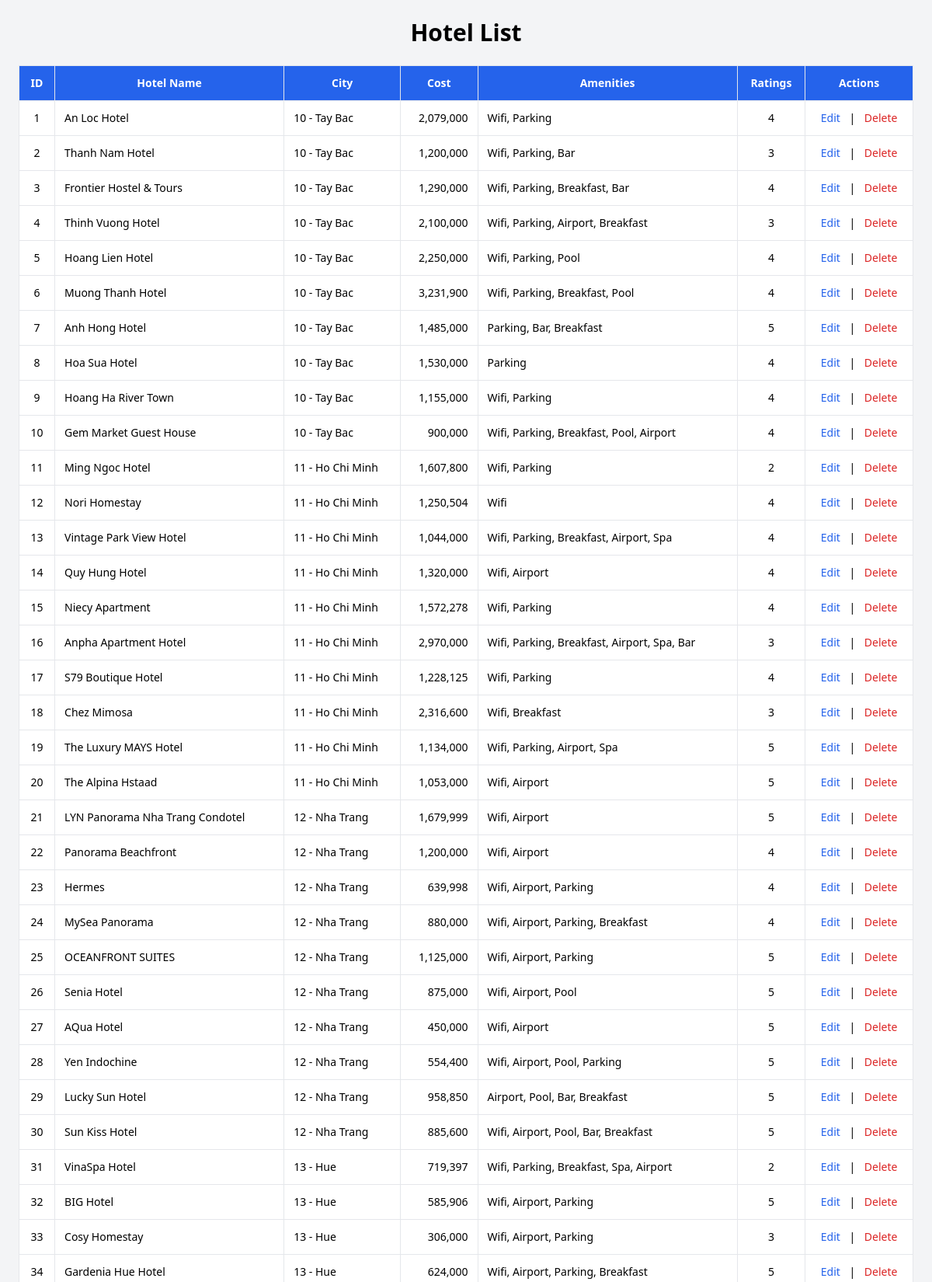
The page /admin/adminviewhotel.php (upper part) on the database its author committed.
### tables this page shows
CREATE TABLE `hotels` (
  `hotelid` int NOT NULL AUTO_INCREMENT,
  `hotel` varchar(255) NOT NULL,
  `cityid` int DEFAULT NULL,
  `cost` bigint DEFAULT NULL,
  `amenities` text,
  `ratings` int DEFAULT NULL,
  PRIMARY KEY (`hotelid`),
  KEY `hotels_ibfk_1` (`cityid`),
  CONSTRAINT `hotels_ibfk_1` FOREIGN KEY (`cityid`) REFERENCES `cities` (`cityid`) ON DELETE CASCADE
);

### admin/adminviewhotel.php (the view, shortened to what this page needs)
<?php
include '../dbconnect.php';
$result = $conn->query("SELECT * FROM hotels");
$cities_result = $conn->query("SELECT cityid, city FROM cities");
$city_options = [];
while ($city = $cities_result->fetch_assoc()) {
    $city_options[$city['cityid']] = $city['city'];
}
?>
<!DOCTYPE html>
<html lang="en">
<head>
    <script src="https://cdn.tailwindcss.com"></script>
    <link rel="stylesheet" type="text/css" href="../css/adminviewhotel.css">
</head>
<body class="bg-gray-100 p-6">
    <div class="max-w-7xl mx-auto">
        <h2 class="text-3xl font-bold mb-6 text-center">Hotel List</h2>
        <div class="overflow-x-auto mb-10">
            <table class="min-w-full bg-white border border-gray-300 shadow-sm rounded-lg text-sm">
                <thead class="bg-blue-600 text-white">
                    <tr>
                        <th class="p-3 border">ID</th>
                        <th class="p-3 border">Hotel Name</th>
                        <th class="p-3 border">City</th>
                        <th class="p-3 border">Cost</th>
                        <th class="p-3 border">Amenities</th>
                        <th class="p-3 border">Ratings</th>
                        <th class="p-3 border">Actions</th>
                    </tr>
                </thead>
                <tbody>
                <?php while ($row = $result->fetch_assoc()) { ?>
                    <tr class="hover:bg-gray-50">
                        <td class="p-3 border text-center"><?= $row["hotelid"] ?></td>
                        <td class="p-3 border"><?= htmlspecialchars($row["hotel"]) ?></td>
                        <td class="p-3 border"><?= $row["cityid"] ?> - <?= $city_options[$row["cityid"]] ?? "Unknown" ?></td>
                        <td class="p-3 border text-right"><?= number_format($row["cost"]) ?></td>
                        <td class="p-3 border"><?= nl2br(htmlspecialchars($row["amenities"])) ?></td>
                        <td class="p-3 border text-center"><?= $row["ratings"] ?></td>
                        <td class="p-3 border text-center">
                            <a href="?edit=<?= $row["hotelid"] ?>" class="text-blue-600 hover:underline mr-2">Edit</a> |
                            <a href="?delete=<?= $row["hotelid"] ?>" class="text-red-600 hover:underline ml-2" onclick="return confirm('Delete this hotel?')">Delete</a>
                        </td>
                    </tr>
                <?php } ?>
                </tbody>
            </table>
        </div>
    </div>
</body>
</html>

### rows shown on the page
hotels: hotelid "1", hotel "An Loc Hotel", cityid "10", cityid "Tay Bac", cost "2,079,000", amenities "Wifi, Parking", ratings "4"
hotels: hotelid "2", hotel "Thanh Nam Hotel", cityid "10", cityid "Tay Bac", cost "1,200,000", amenities "Wifi, Parking, Bar", ratings "3"
hotels: hotelid "3", hotel "Frontier Hostel & Tours", cityid "10", cityid "Tay Bac", cost "1,290,000", amenities "Wifi, Parking, Breakfast, Bar", ratings "4"
hotels: hotelid "4", hotel "Thinh Vuong Hotel", cityid "10", cityid "Tay Bac", cost "2,100,000", amenities "Wifi, Parking, Airport, Breakfast", ratings "3"
hotels: hotelid "5", hotel "Hoang Lien Hotel", cityid "10", cityid "Tay Bac", cost "2,250,000", amenities "Wifi, Parking, Pool", ratings "4"
hotels: hotelid "6", hotel "Muong Thanh Hotel", cityid "10", cityid "Tay Bac", cost "3,231,900", amenities "Wifi, Parking, Breakfast, Pool", ratings "4"
hotels: hotelid "7", hotel "Anh Hong Hotel", cityid "10", cityid "Tay Bac", cost "1,485,000", amenities "Parking, Bar, Breakfast", ratings "5"
hotels: hotelid "8", hotel "Hoa Sua Hotel", cityid "10", cityid "Tay Bac", cost "1,530,000", amenities "Parking", ratings "4"
hotels: hotelid "9", hotel "Hoang Ha River Town", cityid "10", cityid "Tay Bac", cost "1,155,000", amenities "Wifi, Parking", ratings "4"
hotels: hotelid "10", hotel "Gem Market Guest House", cityid "10", cityid "Tay Bac", cost "900,000", amenities "Wifi, Parking, Breakfast, Pool, Airport", ratings "4"
hotels: hotelid "11", hotel "Ming Ngoc Hotel", cityid "11", cityid "Ho Chi Minh", cost "1,607,800", amenities "Wifi, Parking", ratings "2"
hotels: hotelid "12", hotel "Nori Homestay", cityid "11", cityid "Ho Chi Minh", cost "1,250,504", amenities "Wifi", ratings "4"
hotels: hotelid "13", hotel "Vintage Park View Hotel", cityid "11", cityid "Ho Chi Minh", cost "1,044,000", amenities "Wifi, Parking, Breakfast, Airport, Spa", ratings "4"
hotels: hotelid "14", hotel "Quy Hung Hotel", cityid "11", cityid "Ho Chi Minh", cost "1,320,000", amenities "Wifi, Airport", ratings "4"
hotels: hotelid "15", hotel "Niecy Apartment", cityid "11", cityid "Ho Chi Minh", cost "1,572,278", amenities "Wifi, Parking", ratings "4"
hotels: hotelid "16", hotel "Anpha Apartment Hotel", cityid "11", cityid "Ho Chi Minh", cost "2,970,000", amenities "Wifi, Parking, Breakfast, Airport, Spa, Bar", ratings "3"
hotels: hotelid "17", hotel "S79 Boutique Hotel", cityid "11", cityid "Ho Chi Minh", cost "1,228,125", amenities "Wifi, Parking", ratings "4"
hotels: hotelid "18", hotel "Chez Mimosa", cityid "11", cityid "Ho Chi Minh", cost "2,316,600", amenities "Wifi, Breakfast", ratings "3"
hotels: hotelid "19", hotel "The Luxury MAYS Hotel", cityid "11", cityid "Ho Chi Minh", cost "1,134,000", amenities "Wifi, Parking, Airport, Spa", ratings "5"
hotels: hotelid "20", hotel "The Alpina Hstaad", cityid "11", cityid "Ho Chi Minh", cost "1,053,000", amenities "Wifi, Airport", ratings "5"
hotels: hotelid "21", hotel "LYN Panorama Nha Trang Condotel", cityid "12", cityid "Nha Trang", cost "1,679,999", amenities "Wifi, Airport", ratings "5"
hotels: hotelid "22", hotel "Panorama Beachfront", cityid "12", cityid "Nha Trang", cost "1,200,000", amenities "Wifi, Airport", ratings "4"
hotels: hotelid "23", hotel "Hermes", cityid "12", cityid "Nha Trang", cost "639,998", amenities "Wifi, Airport, Parking", ratings "4"
hotels: hotelid "24", hotel "MySea Panorama", cityid "12", cityid "Nha Trang", cost "880,000", amenities "Wifi, Airport, Parking, Breakfast", ratings "4"
hotels: hotelid "25", hotel "OCEANFRONT SUITES", cityid "12", cityid "Nha Trang", cost "1,125,000", amenities "Wifi, Airport, Parking", ratings "5"
hotels: hotelid "26", hotel "Senia Hotel", cityid "12", cityid "Nha Trang", cost "875,000", amenities "Wifi, Airport, Pool", ratings "5"
hotels: hotelid "27", hotel "AQua Hotel", cityid "12", cityid "Nha Trang", cost "450,000", amenities "Wifi, Airport", ratings "5"
hotels: hotelid "28", hotel "Yen Indochine", cityid "12", cityid "Nha Trang", cost "554,400", amenities "Wifi, Airport, Pool, Parking", ratings "5"
hotels: hotelid "29", hotel "Lucky Sun Hotel", cityid "12", cityid "Nha Trang", cost "958,850", amenities "Airport, Pool, Bar, Breakfast", ratings "5"
hotels: hotelid "30", hotel "Sun Kiss Hotel", cityid "12", cityid "Nha Trang", cost "885,600", amenities "Wifi, Airport, Pool, Bar, Breakfast", ratings "5"
hotels: hotelid "31", hotel "VinaSpa Hotel", cityid "13", cityid "Hue", cost "719,397", amenities "Wifi, Parking, Breakfast, Spa, Airport", ratings "2"
hotels: hotelid "32", hotel "BIG Hotel", cityid "13", cityid "Hue", cost "585,906", amenities "Wifi, Airport, Parking", ratings "5"
hotels: hotelid "33", hotel "Cosy Homestay", cityid "13", cityid "Hue", cost "306,000", amenities "Wifi, Airport, Parking", ratings "3"
hotels: hotelid "34", hotel "Gardenia Hue Hotel", cityid "13", cityid "Hue", cost "624,000", amenities "Wifi, Airport, Parking, Breakfast", ratings "5"
